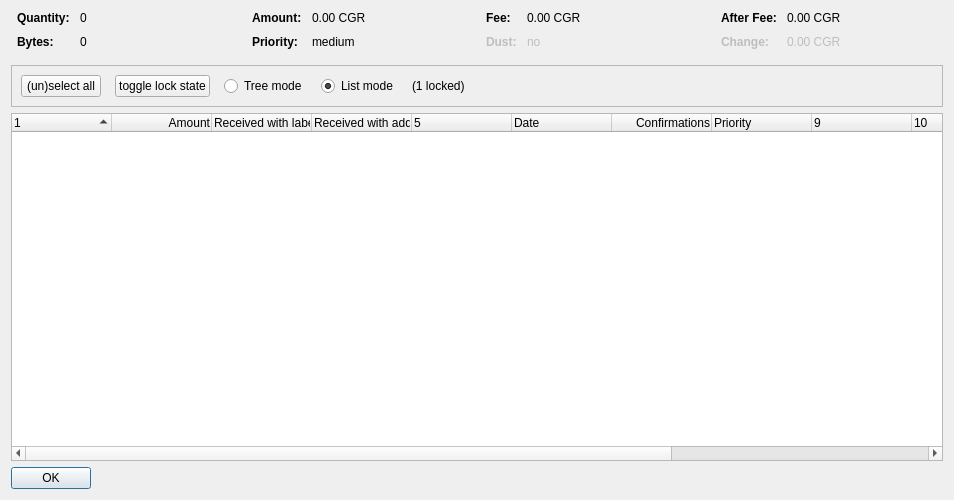
<?xml version="1.0" encoding="UTF-8"?>
<ui version="4.0">
 <class>CoinControlDialog</class>
 <widget class="QDialog" name="CoinControlDialog">
  <property name="geometry">
   <rect>
    <x>0</x>
    <y>0</y>
    <width>954</width>
    <height>500</height>
   </rect>
  </property>
  <property name="windowTitle">
   <string>Coin Selection</string>
  </property>
  <layout class="QVBoxLayout" name="verticalLayout">
   <item>
    <layout class="QHBoxLayout" name="horizontalLayoutTop" stretch="0,0,0,0">
     <property name="topMargin">
      <number>0</number>
     </property>
     <property name="bottomMargin">
      <number>10</number>
     </property>
     <item>
      <layout class="QFormLayout" name="formLayoutCoinControl1">
       <property name="horizontalSpacing">
        <number>10</number>
       </property>
       <property name="verticalSpacing">
        <number>10</number>
       </property>
       <property name="leftMargin">
        <number>6</number>
       </property>
       <property name="rightMargin">
        <number>6</number>
       </property>
       <item row="0" column="0">
        <widget class="QLabel" name="labelCoinControlQuantityText">
         <property name="font">
          <font>
           <weight>75</weight>
           <bold>true</bold>
          </font>
         </property>
         <property name="text">
          <string>Quantity:</string>
         </property>
        </widget>
       </item>
       <item row="0" column="1">
        <widget class="QLabel" name="labelCoinControlQuantity">
         <property name="cursor">
          <cursorShape>IBeamCursor</cursorShape>
         </property>
         <property name="contextMenuPolicy">
          <enum>Qt::ActionsContextMenu</enum>
         </property>
         <property name="text">
          <string notr="true">0</string>
         </property>
         <property name="textInteractionFlags">
          <set>Qt::LinksAccessibleByMouse|Qt::TextSelectableByKeyboard|Qt::TextSelectableByMouse</set>
         </property>
        </widget>
       </item>
       <item row="1" column="0">
        <widget class="QLabel" name="labelCoinControlBytesText">
         <property name="font">
          <font>
           <weight>75</weight>
           <bold>true</bold>
          </font>
         </property>
         <property name="text">
          <string>Bytes:</string>
         </property>
        </widget>
       </item>
       <item row="1" column="1">
        <widget class="QLabel" name="labelCoinControlBytes">
         <property name="cursor">
          <cursorShape>IBeamCursor</cursorShape>
         </property>
         <property name="contextMenuPolicy">
          <enum>Qt::ActionsContextMenu</enum>
         </property>
         <property name="text">
          <string notr="true">0</string>
         </property>
         <property name="textInteractionFlags">
          <set>Qt::LinksAccessibleByMouse|Qt::TextSelectableByKeyboard|Qt::TextSelectableByMouse</set>
         </property>
        </widget>
       </item>
      </layout>
     </item>
     <item>
      <layout class="QFormLayout" name="formLayoutCoinControl2">
       <property name="horizontalSpacing">
        <number>10</number>
       </property>
       <property name="verticalSpacing">
        <number>10</number>
       </property>
       <property name="leftMargin">
        <number>6</number>
       </property>
       <property name="rightMargin">
        <number>6</number>
       </property>
       <item row="0" column="0">
        <widget class="QLabel" name="labelCoinControlAmountText">
         <property name="font">
          <font>
           <weight>75</weight>
           <bold>true</bold>
          </font>
         </property>
         <property name="text">
          <string>Amount:</string>
         </property>
        </widget>
       </item>
       <item row="0" column="1">
        <widget class="QLabel" name="labelCoinControlAmount">
         <property name="cursor">
          <cursorShape>IBeamCursor</cursorShape>
         </property>
         <property name="contextMenuPolicy">
          <enum>Qt::ActionsContextMenu</enum>
         </property>
         <property name="text">
          <string notr="true">0.00 CGR</string>
         </property>
         <property name="textInteractionFlags">
          <set>Qt::LinksAccessibleByMouse|Qt::TextSelectableByKeyboard|Qt::TextSelectableByMouse</set>
         </property>
        </widget>
       </item>
       <item row="1" column="0">
        <widget class="QLabel" name="labelCoinControlPriorityText">
         <property name="font">
          <font>
           <weight>75</weight>
           <bold>true</bold>
          </font>
         </property>
         <property name="text">
          <string>Priority:</string>
         </property>
        </widget>
       </item>
       <item row="1" column="1">
        <widget class="QLabel" name="labelCoinControlPriority">
         <property name="cursor">
          <cursorShape>IBeamCursor</cursorShape>
         </property>
         <property name="contextMenuPolicy">
          <enum>Qt::ActionsContextMenu</enum>
         </property>
         <property name="text">
          <string>medium</string>
         </property>
         <property name="textInteractionFlags">
          <set>Qt::LinksAccessibleByMouse|Qt::TextSelectableByKeyboard|Qt::TextSelectableByMouse</set>
         </property>
        </widget>
       </item>
      </layout>
     </item>
     <item>
      <layout class="QFormLayout" name="formLayoutCoinControl3">
       <property name="horizontalSpacing">
        <number>10</number>
       </property>
       <property name="verticalSpacing">
        <number>10</number>
       </property>
       <property name="leftMargin">
        <number>6</number>
       </property>
       <property name="rightMargin">
        <number>6</number>
       </property>
       <item row="0" column="0">
        <widget class="QLabel" name="labelCoinControlFeeText">
         <property name="font">
          <font>
           <weight>75</weight>
           <bold>true</bold>
          </font>
         </property>
         <property name="text">
          <string>Fee:</string>
         </property>
        </widget>
       </item>
       <item row="0" column="1">
        <widget class="QLabel" name="labelCoinControlFee">
         <property name="cursor">
          <cursorShape>IBeamCursor</cursorShape>
         </property>
         <property name="contextMenuPolicy">
          <enum>Qt::ActionsContextMenu</enum>
         </property>
         <property name="text">
          <string notr="true">0.00 CGR</string>
         </property>
         <property name="textInteractionFlags">
          <set>Qt::LinksAccessibleByMouse|Qt::TextSelectableByKeyboard|Qt::TextSelectableByMouse</set>
         </property>
        </widget>
       </item>
       <item row="1" column="0">
        <widget class="QLabel" name="labelCoinControlLowOutputText">
         <property name="enabled">
          <bool>false</bool>
         </property>
         <property name="font">
          <font>
           <weight>75</weight>
           <bold>true</bold>
          </font>
         </property>
         <property name="text">
          <string>Dust:</string>
         </property>
        </widget>
       </item>
       <item row="1" column="1">
        <widget class="QLabel" name="labelCoinControlLowOutput">
         <property name="enabled">
          <bool>false</bool>
         </property>
         <property name="cursor">
          <cursorShape>IBeamCursor</cursorShape>
         </property>
         <property name="contextMenuPolicy">
          <enum>Qt::ActionsContextMenu</enum>
         </property>
         <property name="text">
          <string>no</string>
         </property>
         <property name="textInteractionFlags">
          <set>Qt::LinksAccessibleByMouse|Qt::TextSelectableByKeyboard|Qt::TextSelectableByMouse</set>
         </property>
        </widget>
       </item>
      </layout>
     </item>
     <item>
      <layout class="QFormLayout" name="formLayoutCoinControl4">
       <property name="horizontalSpacing">
        <number>10</number>
       </property>
       <property name="verticalSpacing">
        <number>10</number>
       </property>
       <property name="leftMargin">
        <number>6</number>
       </property>
       <property name="rightMargin">
        <number>6</number>
       </property>
       <item row="0" column="0">
        <widget class="QLabel" name="labelCoinControlAfterFeeText">
         <property name="font">
          <font>
           <weight>75</weight>
           <bold>true</bold>
          </font>
         </property>
         <property name="text">
          <string>After Fee:</string>
         </property>
        </widget>
       </item>
       <item row="0" column="1">
        <widget class="QLabel" name="labelCoinControlAfterFee">
         <property name="cursor">
          <cursorShape>IBeamCursor</cursorShape>
         </property>
         <property name="contextMenuPolicy">
          <enum>Qt::ActionsContextMenu</enum>
         </property>
         <property name="text">
          <string notr="true">0.00 CGR</string>
         </property>
         <property name="textInteractionFlags">
          <set>Qt::LinksAccessibleByMouse|Qt::TextSelectableByKeyboard|Qt::TextSelectableByMouse</set>
         </property>
        </widget>
       </item>
       <item row="1" column="0">
        <widget class="QLabel" name="labelCoinControlChangeText">
         <property name="enabled">
          <bool>false</bool>
         </property>
         <property name="font">
          <font>
           <weight>75</weight>
           <bold>true</bold>
          </font>
         </property>
         <property name="text">
          <string>Change:</string>
         </property>
        </widget>
       </item>
       <item row="1" column="1">
        <widget class="QLabel" name="labelCoinControlChange">
         <property name="enabled">
          <bool>false</bool>
         </property>
         <property name="cursor">
          <cursorShape>IBeamCursor</cursorShape>
         </property>
         <property name="contextMenuPolicy">
          <enum>Qt::ActionsContextMenu</enum>
         </property>
         <property name="text">
          <string notr="true">0.00 CGR</string>
         </property>
         <property name="textInteractionFlags">
          <set>Qt::LinksAccessibleByMouse|Qt::TextSelectableByKeyboard|Qt::TextSelectableByMouse</set>
         </property>
        </widget>
       </item>
      </layout>
     </item>
    </layout>
   </item>
   <item>
    <widget class="QFrame" name="frame">
     <property name="minimumSize">
      <size>
       <width>0</width>
       <height>40</height>
      </size>
     </property>
     <property name="frameShape">
      <enum>QFrame::StyledPanel</enum>
     </property>
     <property name="frameShadow">
      <enum>QFrame::Sunken</enum>
     </property>
     <layout class="QHBoxLayout" name="horizontalLayout">
      <item>
       <layout class="QHBoxLayout" name="horizontalLayoutPanel" stretch="0,0,0,0,0,0">
        <property name="spacing">
         <number>14</number>
        </property>
        <item>
         <widget class="QPushButton" name="pushButtonSelectAll">
          <property name="sizePolicy">
           <sizepolicy hsizetype="Maximum" vsizetype="Fixed">
            <horstretch>0</horstretch>
            <verstretch>0</verstretch>
           </sizepolicy>
          </property>
          <property name="text">
           <string>(un)select all</string>
          </property>
          <property name="autoDefault">
           <bool>false</bool>
          </property>
         </widget>
        </item>
        <item>
         <widget class="QPushButton" name="pushButtonToggleLock">
          <property name="sizePolicy">
           <sizepolicy hsizetype="Maximum" vsizetype="Fixed">
            <horstretch>0</horstretch>
            <verstretch>0</verstretch>
           </sizepolicy>
          </property>
          <property name="text">
           <string>toggle lock state</string>
          </property>
          <property name="autoDefault">
           <bool>false</bool>
          </property>
         </widget>
        </item>
        <item>
         <widget class="QRadioButton" name="radioTreeMode">
          <property name="sizePolicy">
           <sizepolicy hsizetype="Maximum" vsizetype="Fixed">
            <horstretch>0</horstretch>
            <verstretch>0</verstretch>
           </sizepolicy>
          </property>
          <property name="text">
           <string>Tree mode</string>
          </property>
         </widget>
        </item>
        <item>
         <widget class="QRadioButton" name="radioListMode">
          <property name="sizePolicy">
           <sizepolicy hsizetype="Maximum" vsizetype="Fixed">
            <horstretch>0</horstretch>
            <verstretch>0</verstretch>
           </sizepolicy>
          </property>
          <property name="text">
           <string>List mode</string>
          </property>
          <property name="checked">
           <bool>true</bool>
          </property>
         </widget>
        </item>
        <item>
         <widget class="QLabel" name="labelLocked">
          <property name="text">
           <string>(1 locked)</string>
          </property>
         </widget>
        </item>
        <item>
         <spacer name="horizontalSpacer">
          <property name="orientation">
           <enum>Qt::Horizontal</enum>
          </property>
          <property name="sizeHint" stdset="0">
           <size>
            <width>40</width>
            <height>20</height>
           </size>
          </property>
         </spacer>
        </item>
       </layout>
      </item>
     </layout>
    </widget>
   </item>
   <item>
    <widget class="CoinControlTreeWidget" name="treeWidget">
     <property name="contextMenuPolicy">
      <enum>Qt::CustomContextMenu</enum>
     </property>
     <property name="sortingEnabled">
      <bool>false</bool>
     </property>
     <property name="columnCount">
      <number>13</number>
     </property>
     <attribute name="headerShowSortIndicator" stdset="0">
      <bool>true</bool>
     </attribute>
     <attribute name="headerStretchLastSection">
      <bool>false</bool>
     </attribute>
     <column>
      <property name="text">
       <string/>
      </property>
     </column>
     <column>
      <property name="text">
       <string>Amount</string>
      </property>
      <property name="textAlignment">
       <set>AlignTrailing|AlignVCenter</set>
      </property>
     </column>
     <column>
      <property name="text">
       <string>Received with label</string>
      </property>
     </column>
     <column>
      <property name="text">
       <string>Received with address</string>
      </property>
     </column>
     <column>
      <property name="text">
       <string/>
      </property>
     </column>
     <column>
      <property name="text">
       <string>Date</string>
      </property>
     </column>
     <column>
      <property name="text">
       <string>Confirmations</string>
      </property>
      <property name="toolTip">
       <string>Confirmed</string>
      </property>
      <property name="textAlignment">
       <set>AlignTrailing|AlignVCenter</set>
      </property>
     </column>
     <column>
      <property name="text">
       <string>Priority</string>
      </property>
     </column>
     <column>
      <property name="text">
       <string/>
      </property>
     </column>
     <column>
      <property name="text">
       <string/>
      </property>
     </column>
     <column>
      <property name="text">
       <string/>
      </property>
     </column>
     <column>
      <property name="text">
       <string/>
      </property>
     </column>
     <column>
      <property name="text">
       <string/>
      </property>
     </column>
    </widget>
   </item>
   <item>
    <widget class="QDialogButtonBox" name="buttonBox">
     <property name="sizePolicy">
      <sizepolicy hsizetype="Maximum" vsizetype="Fixed">
       <horstretch>0</horstretch>
       <verstretch>0</verstretch>
      </sizepolicy>
     </property>
     <property name="orientation">
      <enum>Qt::Horizontal</enum>
     </property>
     <property name="standardButtons">
      <set>QDialogButtonBox::Ok</set>
     </property>
    </widget>
   </item>
  </layout>
 </widget>
 <customwidgets>
  <customwidget>
   <class>CoinControlTreeWidget</class>
   <extends>QTreeWidget</extends>
   <header>coincontroltreewidget.h</header>
  </customwidget>
 </customwidgets>
 <resources/>
 <connections/>
</ui>
